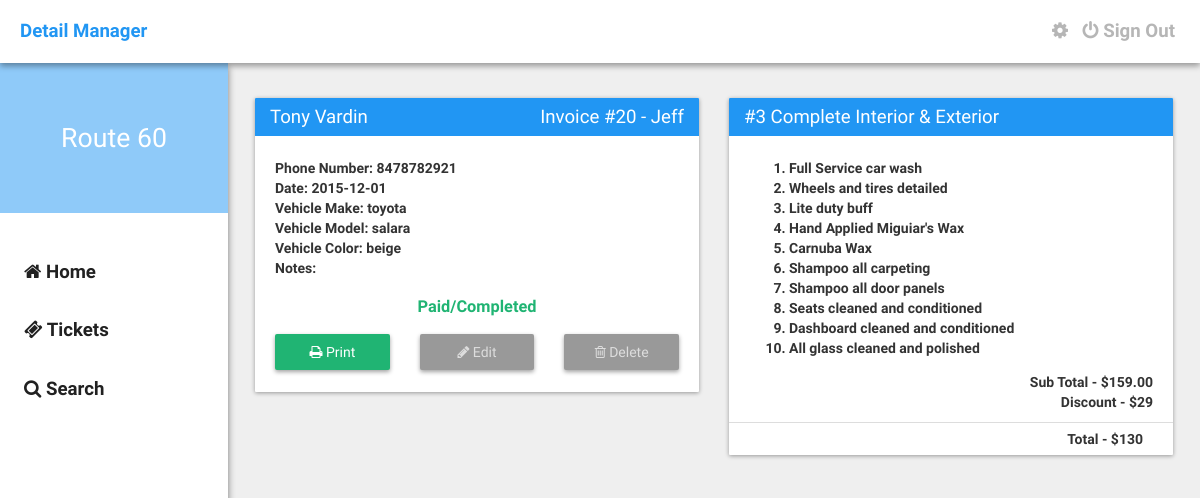
Screenshot of /ticket?id=53265546.737557 (signed in) with the database file from the repository.
### tables this page shows
CREATE TABLE IF NOT EXISTS `detail_users` (
  `user_id` int(11) NOT NULL,
  `username` varchar(32) NOT NULL,
  `password` varchar(1024) NOT NULL,
  `email` varchar(1024) NOT NULL,
  `avatar` varchar(1024) NOT NULL DEFAULT 'http://placehold.it/300x300',
  `description` varchar(10000) NOT NULL DEFAULT 'I''m a newly registered user on HoloHex!',
  `power_rank` varchar(1024) NOT NULL DEFAULT '1',
  `active` int(11) NOT NULL DEFAULT '1',
  `type` varchar(32) NOT NULL DEFAULT 'User',
  `dob` timestamp NOT NULL DEFAULT CURRENT_TIMESTAMP
);

CREATE TABLE IF NOT EXISTS `detail_tickets` (
  `id` int(11) NOT NULL,
  `first_name` text NOT NULL,
  `last_name` text NOT NULL,
  `phone_number` varchar(32) NOT NULL,
  `date` date NOT NULL,
  `vehicle_make` text NOT NULL,
  `vehicle_model` text NOT NULL,
  `vehicle_color` text NOT NULL,
  `discount` int(11) NOT NULL,
  `services` varchar(32) NOT NULL,
  `pre_paid_done` varchar(32) NOT NULL,
  `user_id` varchar(32) NOT NULL,
  `ticket_id` varchar(32) NOT NULL,
  `notes` text NOT NULL,
  `ticket_creator` text NOT NULL
);

### assets/core/init.php (called while the page is built, shortened)
<?php
	$site = "http://".$_SERVER['SERVER_NAME']."";
	require("functions/users.php");
	if(logged_in() === true) {
		$session_user_id = $_SESSION['user_id'];
		$user_data = user_data($session_user_id, 'user_id', 'username', 'password', 'email', 'avatar', 'description', 'power_rank', 'active', 'type', 'dob');
	}

### assets/core/functions/users.php (called while the page is built, shortened)
<?php
	function user_data($user_id) {
		$user_id = (int)$user_id;
		$func_num_args = func_num_args();
		$func_get_args = func_get_args();
		if($func_num_args > 1) {
			unset($func_get_args[0]);
			$fields = '`'.implode('`, `', $func_get_args).'`';
			$data = mysql_fetch_assoc(mysql_query("SELECT $fields FROM `detail_users` WHERE `user_id`='$user_id'"));
			return $data;
		}
	}
	function logged_in() {
		return (isset($_SESSION['user_id'])) ? true : false;
	}
?>

### ticket.php (the view, shortened to what this page needs)
<?php require_once("./assets/core/init.php"); require_once("./include/navbar.php"); ?>
    <?php
        $ticketid = $_GET['id'];
        $getticketinfo = mysql_query("SELECT * FROM detail_tickets WHERE ticket_id = '$ticketid'");
        while($row = mysql_fetch_array($getticketinfo)) {
            $tid = $row['id'];
            $firstname = $row['first_name'];
            $lastname = $row['last_name'];
            $pnumber = $row['phone_number'];
            $date = $row['date'];
            $vmake = $row['vehicle_make'];
            $vmodel = $row['vehicle_model'];
            $vcolor = $row['vehicle_color'];
            $discount = $row['discount'];
            $services = $row['services'];
            $options = $row['pre_paid_done'];
            $ticket_id = $row['ticket_id'];
            $notes = $row['notes'];
            $tcreator = $row['ticket_creator'];
        }
        if($services == 'wax'){
            $servicetitle = "Meguiar's Wax";
            $serviceprice = "35.00";
            $servicedetails = "
                <ol>
                    <li>Wax Special</li>
                </ol>
            ";
        }
        elseif($services == 3) {
            $servicetitle = "#3 Complete Interior & Exterior";
            $serviceprice = "159.00";
            $servicedetails = "
                <ol>
                    <li>Full Service car wash</li>
                    <li>Wheels and tires detailed</li>
                    <li>Lite duty buff</li>
                    <li>Hand Applied Miguiar's Wax</li>
                    <li>Carnuba Wax</li>
                    <li>Shampoo all carpeting</li>
                    <li>Shampoo all door panels</li>
                    <li>Seats cleaned and conditioned</li>
                    <li>Dashboard cleaned and conditioned</li>
                    <li>All glass cleaned and polished</li>
                </ol>
            ";
        }
        if($options == 'Prepaid') {
            $option = "<center><h3 style='color: #E14747;'>Prepaid</h3></center>";
        }elseif($options == 'Paid/Completed') {
            $ccompleted = "ccompleted";
            $option = "<center><h3 style='color: #20B473;'>Paid/Completed</h3></center>";
        }elseif($options == 'Appointment') {
            $option = "<center><h3 style='color: #FFC017;'>Appointment</h3></center>";
        }
        if(isset($ccompleted)) {
            $cdisabled = 'disabled="disabled" class="disabled"';
        }else{
            $cdisabled = '';
        }
        $totalprice = $serviceprice - $discount;
    ?>
    <div class="container">
        <div class="row">
            <div class="col-md-6">
                <div class="card">
                    <div class="card-title"><?php echo $firstname." ".$lastname." <span style='float: right;'>Invoice #".$tid." - ".$tcreator."</span>"; ?></div>
                    <div class="card-content">
                        <p><b>Phone Number:</b> <?php echo $pnumber; ?>
                        <br />
                        <b>Date:</b> <?php echo $date; ?>
                        <br />
                        <b>Vehicle Make:</b> <?php echo $vmake; ?>
                        <br />
                        <b>Vehicle Model:</b> <?php echo $vmodel; ?>
                        <br />
                        <b>Vehicle Color:</b> <?php echo $vcolor; ?>
                        <br />
                        <b>Notes:</b> <?php echo $notes; ?></p>
                        <p><?php echo $option; ?></p>
                        <p>
                            <div class="row">
                                <div class="col-md-4">
                                    <a href="<?php echo $site; ?>/print?id=<?php echo $ticket_id; ?>" target="_blank" class="button-raised print"><i class="fa fa-print"></i> Print</a>
                                </div>
                                <div class="col-md-4">
                                    <a <?php echo $cdisabled; ?> href="<?php echo $site; ?>/edit?id=<?php echo $ticket_id; ?>" class="button-raised"><i class="fa fa-pencil"></i> Edit</a>
                                </div>
                                <div class="col-md-4">
                                    <a <?php echo $cdisabled; ?> href="<?php echo $site; ?>/deleteticket?id=<?php echo $ticket_id; ?>" class="button-raised delete"><i class="fa fa-trash-o"></i> Delete</a>
                                </div>
                            </div>
                        </p>
                    </div>
                </div>
            </div>
            <div class="col-md-6">
                <div class="card">
                    <div class="card-title"><?php echo $servicetitle; ?></div>
                    <div class="card-content">
                        <p><?php echo $servicedetails; ?></p>
                        <div class="row">
                            <div class="col-md-12">
                                <div style="float: right;">Sub Total - $<?php echo $serviceprice; ?></div>
                            </div>
                            <div class="col-md-12">
                                <div style="float: right;">Discount - $<?php echo $discount; ?></div>
                            </div>
                        </div>
                    </div>
                    <div class="card-footer">
                        <div class="col-md-12">
                            <div style="float: right;"><b>Total - $<?php echo $totalprice; ?></b></div>
                        </div>
                    </div>
                </div>
            </div>
        </div>
    </div>
<?php require_once("./include/footer.php"); ?>

### include/navbar.php (shortened to what this page needs)
<!DOCTYPE html>
<html>
<head>
	<link rel="stylesheet" type="text/css" href="<?php echo $site; ?>/assets/css/bootstrap.min.css">
	<link rel="stylesheet" type="text/css" href="<?php echo $site; ?>/assets/css/main.css" />
	<link rel="stylesheet" href="https://maxcdn.bootstrapcdn.com/font-awesome/4.4.0/css/font-awesome.min.css">
</head>
<body>
	<div class="nav">
		<a href="<?php echo $site; ?>" class="brand">Detail Manager</a>
		<div class="right">
			<?php
				if(logged_in() === true) {
					if($user_data['username'] == "route60admin") {
						echo '<a href="'.$site.'/settings" class="navigation"><i class="fa fa-cog"></i></a>';
					}else{
						echo '';
					}
				}else{
					echo '';
				}
			?>
			<?php
				if(logged_in() === true) {
					echo '<a href="/signout" class="navigation"><i class="fa fa-power-off"></i> Sign Out</a>';
				}else{
					echo '<a href="/signin" class="navigation"><i class="fa fa-power-off"></i> Sign In</a>';
				}
			?>
		</div>
	</div>
	<div class="left-nav">
		<div class="header">
			<div class="brand">
				<?php
					if(logged_in() === true) {
						echo $user_data['description'];
					}else{
						echo "Guest";
					}
				?>
			</div>
		</div>
		<div class="links">
			<a href="<?php echo $site; ?>"><i class="fa fa-home"></i> Home</a>
			<a href="<?php echo $site; ?>/tickets?page=1"><i class="fa fa-ticket"></i> Tickets</a>
			<a href="#"><i class="fa fa-search"></i> Search</a>
		</div>
	</div>

### assets/css/main.css (style rules this page uses)
body { margin: 0px; padding: 0px; height: 100%; font-weight: bold; min-height: 100%; background: #EFEFEF; font-family: "RobotoDraft", Arial, sans-serif, Helvetica; }
.right { float: right; }
.nav { width: 100%; z-index: 9999; font-size: 14pt; padding: 18px 20px; position: relative; background: #FFFFFF; box-sizing: border-box; -moz-box-sizing: border-box; -webkit-box-sizing: border-box; box-shadow: 0 3px 6px rgba(0, 0, 0, 0.37); }
.nav > .brand { color: #2196F3; font-weight: bold; text-decoration: none; transition: all 0.18s ease; }
.nav > .right > a { color: #B6B6B6; margin-left: 5px; margin-right: 5px; transition: all 0.18s ease; }
.left-nav { width: 19%; height: 100%; z-index: 9998; position: fixed; background: #FFFFFF; box-shadow: 0 4px 7px rgba(0, 0, 0, 0.49); }
.left-nav > .header { width: 100%; height: 150px; background: url(http://www.lirent.net/wp-content/uploads/2014/10/Google-Now-Wallpaper-1-800x450.png); background-size: cover; }
.left-nav > .header > .brand { width: 100%; color: #FFFFFF; font-size: 20pt; font-weight: 200; line-height: 150px; text-align: center; background: rgba(33, 150, 243, 0.5); }
.left-nav > .links { width: 100%; margin-top: 30px; }
.left-nav > .links > a { width: 100%; color: #212121; display: block; font-size: 14pt; padding: 16px 24px; text-decoration: none; box-sizing: border-box; transition: all 0.18s ease; -moz-box-sizing: border-box; -webkit-box-sizing: border-box; }
.container { width: 79%; float: right; margin-top: 20px; margin-left: 20px; margin-right: 12px; }
.card { width: 100%; margin-top: 15px; border-radius: 1px; margin-bottom: 15px; background: #FFFFFF; box-shadow: 0 1px 4px rgba(0, 0, 0, 0.37); }
.card > .card-title { color: #FFFFFF; font-size: 14pt; font-weight: 300; padding: 6px 15px; background: #2196F3; border-top-left-radius: 1px; border-top-right-radius: 1px; }
.card > .card-content { padding: 8px 20px; }
.card > .card-footer { padding: 6px 15px; border-top: 1px solid #DDDDDD; }
.button-raised { width: 100%; border: none; color: #FFFFFF; font-weight: 500; padding: 8px 20px; text-align: center; border-radius: 2px; background: #2196F3; display: inline-block; transition: all 0.3s ease; box-shadow: 0 2px 4px rgba(0, 0, 0, 0.37); }
.button-raised.print { background: #20B473; }
.disabled { width: 100%; border: none; color: #FFFFFF; font-weight: 500; padding: 8px 20px; text-align: center; border-radius: 2px; background: #2196F3; display: inline-block; transition: all 0.3s ease; box-shadow: 0 2px 4px rgba(0, 0, 0, 0.37); }
.disabled[disabled] { color: #DDDDDD; background: #999999; pointer-events: none; }
[disabled] { color: #DDDDDD; background: #999999; pointer-events: none; }

### rows the page displays
detail_users: description "Route 60"
detail_tickets: first_name "Tony", last_name "Vardin", id "20", ticket_creator "Jeff", phone_number "8478782921", date "2015-12-01", vehicle_make "toyota", vehicle_model "salara", vehicle_color "beige", services "#3 Complete Interior & Exterior", services "159.00", discount "29", totalprice "130"
